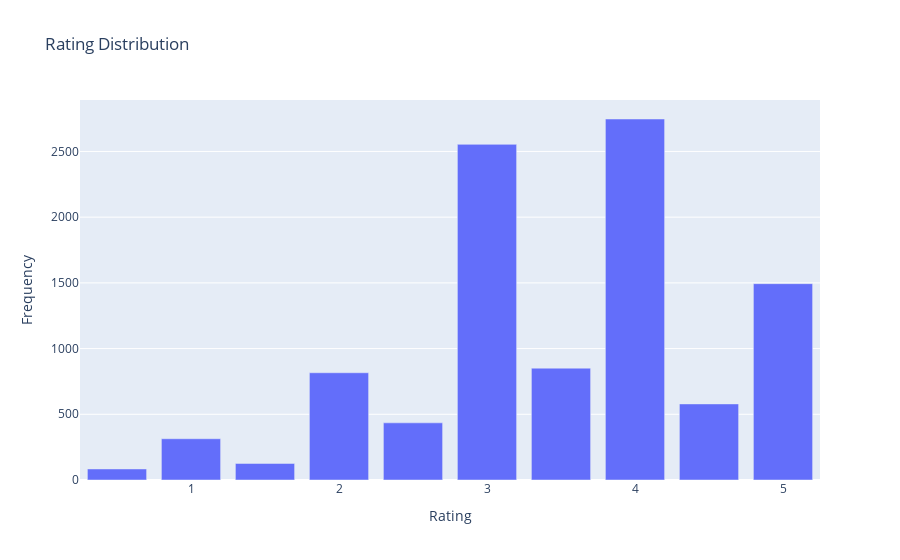

This figure's notebook cell:
### Code cell
rating_distribution = df_rating['rating'].value_counts().sort_index()

fig = px.bar(x=rating_distribution.index, y=rating_distribution.values, 
             labels={'x': 'Rating', 'y': 'Frequency'}, 
             title='Rating Distribution')

# Show the plot
fig.show()

### Figure 1 — Plotly figure (JSON) as saved in the notebook; plotly's stock layout.template omitted (floating-point values rounded to 4 significant figures)
{"data": [{"alignmentgroup": "True", "hovertemplate": "Rating=%{x}<br>Frequency=%{y}<extra></extra>", "legendgroup": "", "marker": {"color": "#636efa", "pattern": {"shape": ""}}, "name": "", "offsetgroup": "", "orientation": "v", "showlegend": false, "textposition": "auto", "type": "bar", "x": [0.5, 1, 1.5, 2, 2.5, 3, 3.5, 4, 4.5, 5], "xaxis": "x", "y": [84, 314, 126, 816, 435, 2554, 851, 2747, 579, 1494], "yaxis": "y"}], "layout": {"barmode": "relative", "legend": {"tracegroupgap": 0}, "title": {"text": "Rating Distribution"}, "xaxis": {"anchor": "y", "domain": [0, 1], "title": {"text": "Rating"}}, "yaxis": {"anchor": "x", "domain": [0, 1], "title": {"text": "Frequency"}}}}
